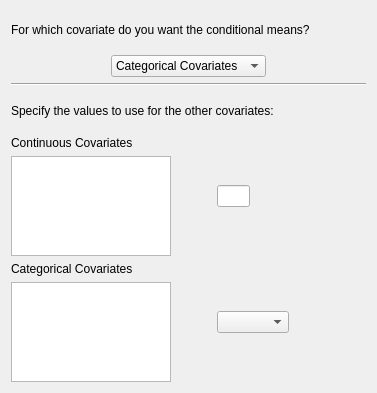
<?xml version="1.0" encoding="UTF-8"?>
<ui version="4.0">
 <class>WizardPage</class>
 <widget class="QWizardPage" name="WizardPage">
  <property name="geometry">
   <rect>
    <x>0</x>
    <y>0</y>
    <width>377</width>
    <height>393</height>
   </rect>
  </property>
  <property name="windowTitle">
   <string>WizardPage</string>
  </property>
  <property name="title">
   <string>Conditional Means</string>
  </property>
  <property name="subTitle">
   <string>Meta-Regression-Based conditional means</string>
  </property>
  <layout class="QVBoxLayout" name="verticalLayout_3">
   <item>
    <widget class="QLabel" name="label">
     <property name="text">
      <string>For which covariate do you want the conditional means?</string>
     </property>
    </widget>
   </item>
   <item>
    <layout class="QHBoxLayout" name="horizontalLayout">
     <item>
      <spacer name="horizontalSpacer">
       <property name="orientation">
        <enum>Qt::Horizontal</enum>
       </property>
       <property name="sizeHint" stdset="0">
        <size>
         <width>40</width>
         <height>20</height>
        </size>
       </property>
      </spacer>
     </item>
     <item>
      <widget class="QComboBox" name="choose_cov_comboBox">
       <item>
        <property name="text">
         <string>Categorical Covariates</string>
        </property>
       </item>
      </widget>
     </item>
     <item>
      <spacer name="horizontalSpacer_2">
       <property name="orientation">
        <enum>Qt::Horizontal</enum>
       </property>
       <property name="sizeHint" stdset="0">
        <size>
         <width>40</width>
         <height>20</height>
        </size>
       </property>
      </spacer>
     </item>
    </layout>
   </item>
   <item>
    <widget class="Line" name="line">
     <property name="orientation">
      <enum>Qt::Horizontal</enum>
     </property>
    </widget>
   </item>
   <item>
    <widget class="QLabel" name="label_4">
     <property name="text">
      <string>Specify the values to use for the other covariates:</string>
     </property>
    </widget>
   </item>
   <item>
    <layout class="QHBoxLayout" name="horizontalLayout_3">
     <item>
      <layout class="QVBoxLayout" name="verticalLayout">
       <item>
        <widget class="QLabel" name="label_2">
         <property name="text">
          <string>Continuous Covariates</string>
         </property>
        </widget>
       </item>
       <item>
        <widget class="QListWidget" name="cont_listWidget">
         <property name="sizePolicy">
          <sizepolicy hsizetype="Fixed" vsizetype="Fixed">
           <horstretch>0</horstretch>
           <verstretch>0</verstretch>
          </sizepolicy>
         </property>
         <property name="minimumSize">
          <size>
           <width>160</width>
           <height>100</height>
          </size>
         </property>
         <property name="maximumSize">
          <size>
           <width>160</width>
           <height>100</height>
          </size>
         </property>
        </widget>
       </item>
      </layout>
     </item>
     <item>
      <spacer name="horizontalSpacer_3">
       <property name="orientation">
        <enum>Qt::Horizontal</enum>
       </property>
       <property name="sizeType">
        <enum>QSizePolicy::Fixed</enum>
       </property>
       <property name="sizeHint" stdset="0">
        <size>
         <width>40</width>
         <height>20</height>
        </size>
       </property>
      </spacer>
     </item>
     <item>
      <widget class="QLineEdit" name="cont_le">
       <property name="baseSize">
        <size>
         <width>90</width>
         <height>21</height>
        </size>
       </property>
      </widget>
     </item>
     <item>
      <spacer name="horizontalSpacer_6">
       <property name="orientation">
        <enum>Qt::Horizontal</enum>
       </property>
       <property name="sizeHint" stdset="0">
        <size>
         <width>190</width>
         <height>20</height>
        </size>
       </property>
      </spacer>
     </item>
    </layout>
   </item>
   <item>
    <layout class="QHBoxLayout" name="horizontalLayout_2">
     <item>
      <layout class="QVBoxLayout" name="verticalLayout_2">
       <item>
        <widget class="QLabel" name="label_3">
         <property name="text">
          <string>Categorical Covariates</string>
         </property>
        </widget>
       </item>
       <item>
        <widget class="QListWidget" name="cat_listWidget">
         <property name="sizePolicy">
          <sizepolicy hsizetype="Fixed" vsizetype="Fixed">
           <horstretch>0</horstretch>
           <verstretch>0</verstretch>
          </sizepolicy>
         </property>
         <property name="minimumSize">
          <size>
           <width>160</width>
           <height>100</height>
          </size>
         </property>
         <property name="maximumSize">
          <size>
           <width>160</width>
           <height>100</height>
          </size>
         </property>
        </widget>
       </item>
      </layout>
     </item>
     <item>
      <spacer name="horizontalSpacer_4">
       <property name="orientation">
        <enum>Qt::Horizontal</enum>
       </property>
       <property name="sizeType">
        <enum>QSizePolicy::Fixed</enum>
       </property>
       <property name="sizeHint" stdset="0">
        <size>
         <width>40</width>
         <height>20</height>
        </size>
       </property>
      </spacer>
     </item>
     <item>
      <widget class="QComboBox" name="cat_cbo_box"/>
     </item>
     <item>
      <spacer name="horizontalSpacer_5">
       <property name="orientation">
        <enum>Qt::Horizontal</enum>
       </property>
       <property name="sizeHint" stdset="0">
        <size>
         <width>40</width>
         <height>20</height>
        </size>
       </property>
      </spacer>
     </item>
    </layout>
   </item>
  </layout>
 </widget>
 <resources/>
 <connections/>
</ui>
